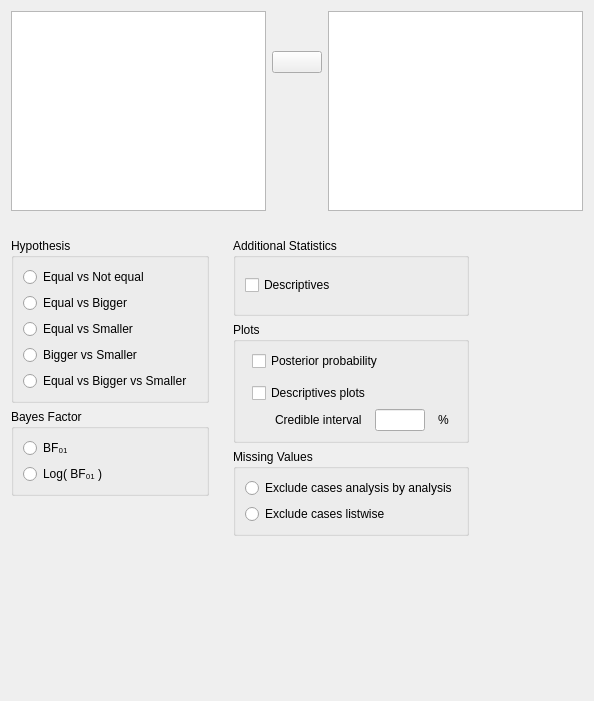
<?xml version="1.0" encoding="UTF-8"?>
<ui version="4.0">
 <class>BainTTestBayesianPairedSamplesForm</class>
 <widget class="QWidget" name="BainTTestBayesianPairedSamplesForm">
  <property name="geometry">
   <rect>
    <x>0</x>
    <y>0</y>
    <width>594</width>
    <height>701</height>
   </rect>
  </property>
  <property name="sizePolicy">
   <sizepolicy hsizetype="Fixed" vsizetype="Preferred">
    <horstretch>0</horstretch>
    <verstretch>0</verstretch>
   </sizepolicy>
  </property>
  <property name="windowTitle">
   <string>Form</string>
  </property>
  <layout class="QGridLayout" name="gridLayout_8">
   <property name="verticalSpacing">
    <number>0</number>
   </property>
   <item row="1" column="0">
    <widget class="QWidget" name="options" native="true">
     <property name="sizePolicy">
      <sizepolicy hsizetype="Fixed" vsizetype="Fixed">
       <horstretch>0</horstretch>
       <verstretch>0</verstretch>
      </sizepolicy>
     </property>
     <layout class="QGridLayout" name="gridLayout_7">
      <property name="leftMargin">
       <number>0</number>
      </property>
      <property name="rightMargin">
       <number>0</number>
      </property>
      <property name="bottomMargin">
       <number>0</number>
      </property>
      <property name="horizontalSpacing">
       <number>24</number>
      </property>
      <item row="0" column="0">
       <widget class="QWidget" name="widget_2" native="true">
        <property name="maximumSize">
         <size>
          <width>240</width>
          <height>16777215</height>
         </size>
        </property>
        <layout class="QGridLayout" name="gridLayout_5">
         <property name="leftMargin">
          <number>0</number>
         </property>
         <property name="rightMargin">
          <number>0</number>
         </property>
         <item row="5" column="0">
          <spacer name="verticalSpacer">
           <property name="orientation">
            <enum>Qt::Vertical</enum>
           </property>
           <property name="sizeHint" stdset="0">
            <size>
             <width>20</width>
             <height>40</height>
            </size>
           </property>
          </spacer>
         </item>
         <item row="0" column="0">
          <widget class="BoundGroupBox" name="hypothesis">
           <property name="title">
            <string>Hypothesis</string>
           </property>
           <property name="flat">
            <bool>false</bool>
           </property>
           <layout class="QGridLayout" name="gridLayout_9">
            <item row="0" column="0">
             <widget class="QRadioButton" name="_1twoTailed">
              <property name="sizePolicy">
               <sizepolicy hsizetype="Fixed" vsizetype="Fixed">
                <horstretch>0</horstretch>
                <verstretch>0</verstretch>
               </sizepolicy>
              </property>
              <property name="text">
               <string>Equal vs Not equal</string>
              </property>
             </widget>
            </item>
            <item row="2" column="0">
             <widget class="QRadioButton" name="_3oneTailedLessThan">
              <property name="sizePolicy">
               <sizepolicy hsizetype="Fixed" vsizetype="Fixed">
                <horstretch>0</horstretch>
                <verstretch>0</verstretch>
               </sizepolicy>
              </property>
              <property name="text">
               <string>Equal vs Smaller</string>
              </property>
             </widget>
            </item>
            <item row="4" column="0">
             <widget class="QRadioButton" name="_5allTypes">
              <property name="text">
               <string>Equal vs Bigger vs Smaller</string>
              </property>
             </widget>
            </item>
            <item row="1" column="0">
             <widget class="QRadioButton" name="_2oneTailedGreaterThan">
              <property name="sizePolicy">
               <sizepolicy hsizetype="Fixed" vsizetype="Fixed">
                <horstretch>0</horstretch>
                <verstretch>0</verstretch>
               </sizepolicy>
              </property>
              <property name="text">
               <string>Equal vs Bigger</string>
              </property>
             </widget>
            </item>
            <item row="1" column="1">
             <spacer name="horizontalSpacer_3">
              <property name="orientation">
               <enum>Qt::Horizontal</enum>
              </property>
              <property name="sizeHint" stdset="0">
               <size>
                <width>5</width>
                <height>20</height>
               </size>
              </property>
             </spacer>
            </item>
            <item row="3" column="0">
             <widget class="QRadioButton" name="_4biggerSmaller">
              <property name="text">
               <string>Bigger vs Smaller</string>
              </property>
             </widget>
            </item>
           </layout>
          </widget>
         </item>
         <item row="1" column="0">
          <widget class="BoundGroupBox" name="bayesFactorType">
           <property name="title">
            <string>Bayes Factor</string>
           </property>
           <property name="flat">
            <bool>false</bool>
           </property>
           <layout class="QGridLayout" name="gridLayout_13">
            <item row="0" column="0">
             <widget class="QRadioButton" name="_2">
              <property name="sizePolicy">
               <sizepolicy hsizetype="Fixed" vsizetype="Fixed">
                <horstretch>0</horstretch>
                <verstretch>0</verstretch>
               </sizepolicy>
              </property>
              <property name="text">
               <string>BF₀₁</string>
              </property>
             </widget>
            </item>
            <item row="0" column="1">
             <spacer name="horizontalSpacer">
              <property name="orientation">
               <enum>Qt::Horizontal</enum>
              </property>
              <property name="sizeHint" stdset="0">
               <size>
                <width>5</width>
                <height>20</height>
               </size>
              </property>
             </spacer>
            </item>
            <item row="1" column="0">
             <widget class="QRadioButton" name="_3">
              <property name="sizePolicy">
               <sizepolicy hsizetype="Fixed" vsizetype="Fixed">
                <horstretch>0</horstretch>
                <verstretch>0</verstretch>
               </sizepolicy>
              </property>
              <property name="text">
               <string>Log( BF₀₁ )</string>
              </property>
             </widget>
            </item>
           </layout>
          </widget>
         </item>
        </layout>
       </widget>
      </item>
      <item row="0" column="1">
       <widget class="QWidget" name="widget_3" native="true">
        <layout class="QGridLayout" name="gridLayout_2">
         <property name="leftMargin">
          <number>0</number>
         </property>
         <property name="rightMargin">
          <number>0</number>
         </property>
         <item row="0" column="0" colspan="2">
          <widget class="GroupBox" name="additionalStatisticsGroup">
           <property name="title">
            <string>Additional Statistics</string>
           </property>
           <layout class="QGridLayout" name="gridLayout_3">
            <item row="0" column="0" colspan="2">
             <widget class="BoundCheckBox" name="descriptives">
              <property name="sizePolicy">
               <sizepolicy hsizetype="Fixed" vsizetype="Fixed">
                <horstretch>0</horstretch>
                <verstretch>0</verstretch>
               </sizepolicy>
              </property>
              <property name="text">
               <string>Descriptives</string>
              </property>
             </widget>
            </item>
           </layout>
          </widget>
         </item>
         <item row="1" column="0" colspan="2">
          <widget class="GroupBox" name="plotsGroup">
           <property name="title">
            <string>Plots</string>
           </property>
           <layout class="QGridLayout" name="gridLayout_4">
            <item row="1" column="0">
             <widget class="QWidget" name="widget" native="true">
              <property name="minimumSize">
               <size>
                <width>10</width>
                <height>0</height>
               </size>
              </property>
              <property name="maximumSize">
               <size>
                <width>10</width>
                <height>16777215</height>
               </size>
              </property>
             </widget>
            </item>
            <item row="2" column="0" colspan="3">
             <widget class="BoundCheckBox" name="descriptivesPlots">
              <property name="sizePolicy">
               <sizepolicy hsizetype="Fixed" vsizetype="Fixed">
                <horstretch>0</horstretch>
                <verstretch>0</verstretch>
               </sizepolicy>
              </property>
              <property name="text">
               <string>Descriptives plots</string>
              </property>
             </widget>
            </item>
            <item row="3" column="1">
             <widget class="QLabel" name="label_2">
              <property name="sizePolicy">
               <sizepolicy hsizetype="Fixed" vsizetype="Fixed">
                <horstretch>0</horstretch>
                <verstretch>0</verstretch>
               </sizepolicy>
              </property>
              <property name="text">
               <string>Credible interval</string>
              </property>
             </widget>
            </item>
            <item row="3" column="3">
             <widget class="QLabel" name="label_3">
              <property name="sizePolicy">
               <sizepolicy hsizetype="Fixed" vsizetype="Fixed">
                <horstretch>0</horstretch>
                <verstretch>0</verstretch>
               </sizepolicy>
              </property>
              <property name="text">
               <string>%</string>
              </property>
             </widget>
            </item>
            <item row="0" column="0" colspan="3">
             <widget class="BoundCheckBox" name="plotPriorAndPosterior">
              <property name="sizePolicy">
               <sizepolicy hsizetype="Fixed" vsizetype="Fixed">
                <horstretch>0</horstretch>
                <verstretch>0</verstretch>
               </sizepolicy>
              </property>
              <property name="text">
               <string>Posterior probability</string>
              </property>
             </widget>
            </item>
            <item row="3" column="2">
             <widget class="BoundTextBox" name="descriptivesPlotsCredibleInterval">
              <property name="sizePolicy">
               <sizepolicy hsizetype="Fixed" vsizetype="Preferred">
                <horstretch>0</horstretch>
                <verstretch>0</verstretch>
               </sizepolicy>
              </property>
              <property name="minimumSize">
               <size>
                <width>50</width>
                <height>0</height>
               </size>
              </property>
              <property name="maximumSize">
               <size>
                <width>50</width>
                <height>16777215</height>
               </size>
              </property>
             </widget>
            </item>
            <item row="3" column="0">
             <widget class="QLabel" name="label_4">
              <property name="minimumSize">
               <size>
                <width>10</width>
                <height>0</height>
               </size>
              </property>
              <property name="maximumSize">
               <size>
                <width>10</width>
                <height>16777215</height>
               </size>
              </property>
              <property name="text">
               <string/>
              </property>
             </widget>
            </item>
           </layout>
          </widget>
         </item>
         <item row="2" column="0" colspan="2">
          <widget class="BoundGroupBox" name="missingValues">
           <property name="title">
            <string>Missing Values</string>
           </property>
           <property name="flat">
            <bool>false</bool>
           </property>
           <layout class="QGridLayout" name="gridLayout_6">
            <item row="0" column="0">
             <widget class="QRadioButton" name="_1excludeAnalysisByAnalysis">
              <property name="sizePolicy">
               <sizepolicy hsizetype="Fixed" vsizetype="Fixed">
                <horstretch>0</horstretch>
                <verstretch>0</verstretch>
               </sizepolicy>
              </property>
              <property name="text">
               <string>Exclude cases analysis by analysis</string>
              </property>
             </widget>
            </item>
            <item row="1" column="0">
             <widget class="QRadioButton" name="_2excludeListwise">
              <property name="sizePolicy">
               <sizepolicy hsizetype="Fixed" vsizetype="Fixed">
                <horstretch>0</horstretch>
                <verstretch>0</verstretch>
               </sizepolicy>
              </property>
              <property name="text">
               <string>Exclude cases listwise</string>
              </property>
             </widget>
            </item>
           </layout>
          </widget>
         </item>
        </layout>
       </widget>
      </item>
     </layout>
    </widget>
   </item>
   <item row="0" column="0">
    <widget class="QWidget" name="topWidget" native="true">
     <property name="sizePolicy">
      <sizepolicy hsizetype="Expanding" vsizetype="Fixed">
       <horstretch>0</horstretch>
       <verstretch>0</verstretch>
      </sizepolicy>
     </property>
     <layout class="QGridLayout" name="gridLayout">
      <property name="leftMargin">
       <number>0</number>
      </property>
      <property name="topMargin">
       <number>0</number>
      </property>
      <property name="rightMargin">
       <number>0</number>
      </property>
      <property name="verticalSpacing">
       <number>0</number>
      </property>
      <item row="0" column="1">
       <spacer name="verticalSpacer_4">
        <property name="orientation">
         <enum>Qt::Vertical</enum>
        </property>
        <property name="sizeType">
         <enum>QSizePolicy::Fixed</enum>
        </property>
        <property name="sizeHint" stdset="0">
         <size>
          <width>20</width>
          <height>40</height>
         </size>
        </property>
       </spacer>
      </item>
      <item row="2" column="1">
       <spacer name="verticalSpacer_3">
        <property name="orientation">
         <enum>Qt::Vertical</enum>
        </property>
        <property name="sizeHint" stdset="0">
         <size>
          <width>20</width>
          <height>40</height>
         </size>
        </property>
       </spacer>
      </item>
      <item row="1" column="1">
       <widget class="AssignButton" name="assignButton">
        <property name="sizePolicy">
         <sizepolicy hsizetype="Fixed" vsizetype="Fixed">
          <horstretch>0</horstretch>
          <verstretch>0</verstretch>
         </sizepolicy>
        </property>
        <property name="minimumSize">
         <size>
          <width>50</width>
          <height>0</height>
         </size>
        </property>
        <property name="maximumSize">
         <size>
          <width>50</width>
          <height>16777215</height>
         </size>
        </property>
        <property name="text">
         <string/>
        </property>
       </widget>
      </item>
      <item row="0" column="0" rowspan="3">
       <widget class="AvailableFieldsListView" name="availableFields">
        <property name="sizePolicy">
         <sizepolicy hsizetype="Preferred" vsizetype="Fixed">
          <horstretch>0</horstretch>
          <verstretch>0</verstretch>
         </sizepolicy>
        </property>
        <property name="minimumSize">
         <size>
          <width>210</width>
          <height>200</height>
         </size>
        </property>
        <property name="maximumSize">
         <size>
          <width>16777215</width>
          <height>400</height>
         </size>
        </property>
       </widget>
      </item>
      <item row="0" column="3" rowspan="3">
       <widget class="BoundPairsTable" name="pairs">
        <property name="sizePolicy">
         <sizepolicy hsizetype="Preferred" vsizetype="Fixed">
          <horstretch>0</horstretch>
          <verstretch>0</verstretch>
         </sizepolicy>
        </property>
        <property name="minimumSize">
         <size>
          <width>210</width>
          <height>200</height>
         </size>
        </property>
        <property name="maximumSize">
         <size>
          <width>16777215</width>
          <height>400</height>
         </size>
        </property>
       </widget>
      </item>
     </layout>
    </widget>
   </item>
   <item row="2" column="0">
    <widget class="QWidget" name="constraintsWidget" native="true">
     <layout class="QGridLayout" name="gridLayout_10">
      <property name="leftMargin">
       <number>0</number>
      </property>
      <property name="rightMargin">
       <number>0</number>
      </property>
      <property name="bottomMargin">
       <number>3</number>
      </property>
      <item row="1" column="0">
       <widget class="QWidget" name="model_constraints" native="true">
        <layout class="QGridLayout" name="gridLayout_14">
         <property name="leftMargin">
          <number>0</number>
         </property>
         <property name="topMargin">
          <number>0</number>
         </property>
         <property name="rightMargin">
          <number>0</number>
         </property>
         <property name="bottomMargin">
          <number>0</number>
         </property>
        </layout>
       </widget>
      </item>
     </layout>
    </widget>
   </item>
  </layout>
 </widget>
 <customwidgets>
  <customwidget>
   <class>BoundCheckBox</class>
   <extends>QCheckBox</extends>
   <header>widgets/boundcheckbox.h</header>
  </customwidget>
  <customwidget>
   <class>BoundGroupBox</class>
   <extends>QGroupBox</extends>
   <header>widgets/boundgroupbox.h</header>
   <container>1</container>
  </customwidget>
  <customwidget>
   <class>GroupBox</class>
   <extends>QGroupBox</extends>
   <header>widgets/groupbox.h</header>
   <container>1</container>
  </customwidget>
  <customwidget>
   <class>BoundTextBox</class>
   <extends>QLineEdit</extends>
   <header>widgets/boundtextbox.h</header>
  </customwidget>
  <customwidget>
   <class>AssignButton</class>
   <extends>QPushButton</extends>
   <header>widgets/assignbutton.h</header>
  </customwidget>
  <customwidget>
   <class>AvailableFieldsListView</class>
   <extends>QListView</extends>
   <header>widgets/availablefieldslistview.h</header>
  </customwidget>
  <customwidget>
   <class>BoundPairsTable</class>
   <extends>QTableView</extends>
   <header>widgets/boundpairstable.h</header>
  </customwidget>
 </customwidgets>
 <resources/>
 <connections/>
</ui>
